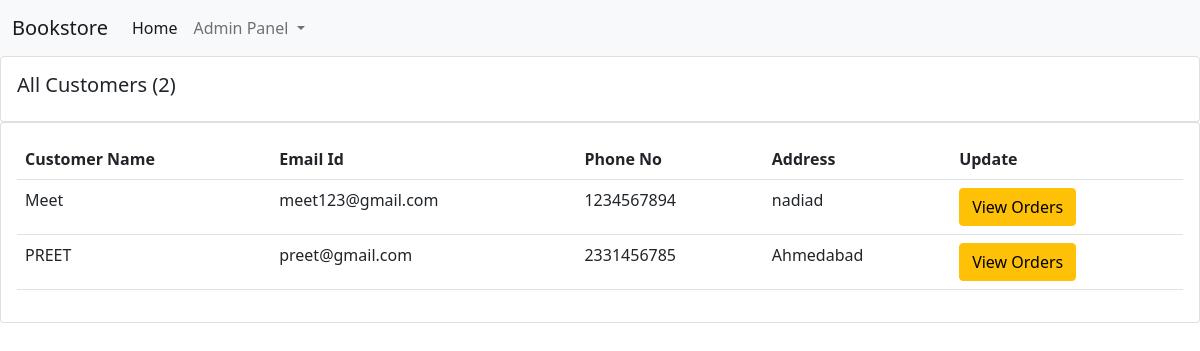
Page /customers_list/ on the earlier database version.
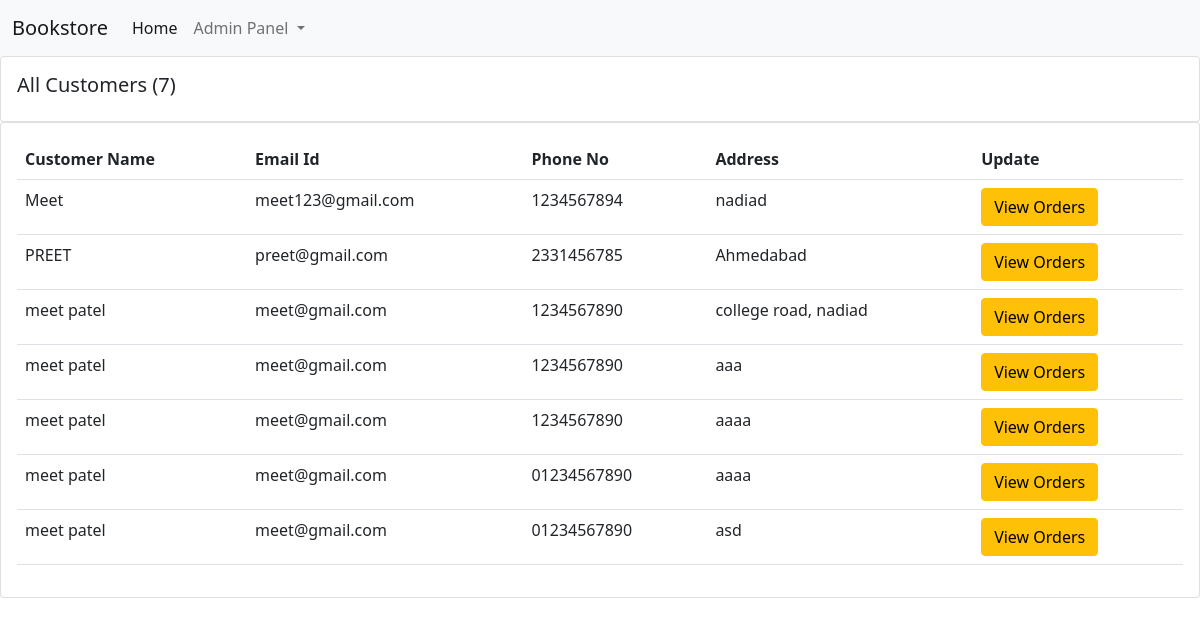
Same page on the later database version.
### books/models.py (models this page shows, shortened)
class Order(models.Model):
    user = models.ForeignKey(User, on_delete=models.CASCADE, default=1)
    items_json = models.CharField(max_length=5000, blank=True)
    books = models.ManyToManyField('Book')
    price = models.IntegerField(default=0)
    name = models.CharField(max_length=100, blank=True)
    email = models.CharField(max_length=100, blank=True)
    address = models.CharField(max_length=100, default="")
    phone = models.CharField(max_length=100, blank=True)
    date = models.DateTimeField(auto_now_add=True)

### books/views.py (the view)
# urls.py: path("customers_list/", views.customers_list, name="customers_list"),
def customers_list(request):
    customers = Order.objects.all()
    customer_count = customers.count()
    return render(request, "customers_list.html", {'customers':customers, 'customer_count':customer_count})

### books/templates/customers_list.html (shortened to what this page needs)
{% extends 'admin_navbar.html' %}
{% block body %}
      <div class="row">
        <div class="col-md">
          <div class="card card-body">
            <h5>All Customers ({{customer_count}})</h5>
          </div>
          <div class="card card-body">
            <table class="table">
              <tr>
                <th>Customer Name</th>
                <th>Email Id</th>
                <th>Phone No</th>
                <th>Address</th>
                <th>Update</th>
              </tr>
              {% for customer in customers %}
                <tr>
                  <td>{{customer.name}}</td>
                  <td>{{customer.email}}</td>
                  <td>{{customer.phone}}</td>
                  <td>{{customer.address}}</td>
                  <td><a href="/customers_list/orders_{{customer.id}}/" class="btn btn-warning">View Orders</a></td>
                </tr>
              {% endfor %}
            </table>
          </div>
        </div>
      </div>
      {% endblock %}

### books/templates/admin_navbar.html (shortened to what this page needs)
<!doctype html>
<html lang="en">
  <head>
    <link href="https://cdn.jsdelivr.net/npm/bootstrap@5.0.2/dist/css/bootstrap.min.css" rel="stylesheet">
  </head>
  <body>
    <nav class="navbar navbar-expand-lg navbar-light bg-light">
        <div class="container-fluid">
          <a class="navbar-brand" href="/">Bookstore</a>
          <div class="collapse navbar-collapse" id="navbarSupportedContent">
            <ul class="navbar-nav me-auto mb-2 mb-lg-0">
              <li class="nav-item">
                <a class="nav-link active" aria-current="page" href="/">Home</a>
              </li>
              <li class="nav-item dropdown">
                <a class="nav-link dropdown-toggle" href="#" id="navbarDropdown" role="button" data-bs-toggle="dropdown" aria-expanded="false">
                  Admin Panel
                </a>
              </li>
            </ul>
          </div>
        </div>
      </nav>
      {% block body %}
      {% endblock %}
    </body>
    </html>

Differences in the rows shown:
added Order: name "meet patel", email "meet@gmail.com", phone "1234567890", address "college road, nadiad"
added Order: name "meet patel", email "meet@gmail.com", phone "1234567890", address "aaa"
added Order: name "meet patel", email "meet@gmail.com", phone "1234567890", address "aaaa"
added Order: name "meet patel", email "meet@gmail.com", phone "01234567890", address "aaaa"
added Order: name "meet patel", email "meet@gmail.com", phone "01234567890", address "asd"
Other differences:
{{ customer_count }}: "2" → "7"
